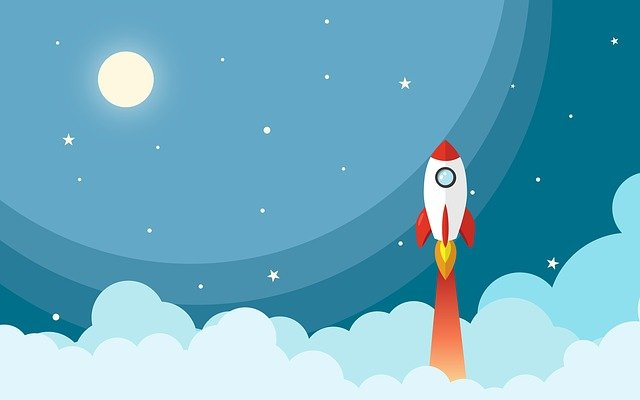
#> input picture poster.jpg, 640 x 400 px
$ python class102.py
#> lines starting #> are read from the running program, lines starting #| are printed output that depends on the picture
import cv2
img = cv2.imread("poster.jpg")
#> img is the input picture: shape (400, 640, 3); mean B, G, R 194.6, 172.6, 108.6
rocket = img[120:360,400:500]
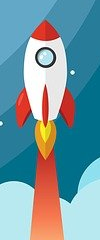
#> rocket: shape (240, 100, 3); mean B, G, R 162.8, 153.2, 118.1
#cv2.imshow("rocket pic",rocket)
img[0:240,300:400]=rocket
texttoshow = "I am learning python"
cv2.putText(img,texttoshow,(20,220),fontFace=cv2.FONT_ITALIC,fontScale=1,color=(0,0,255))
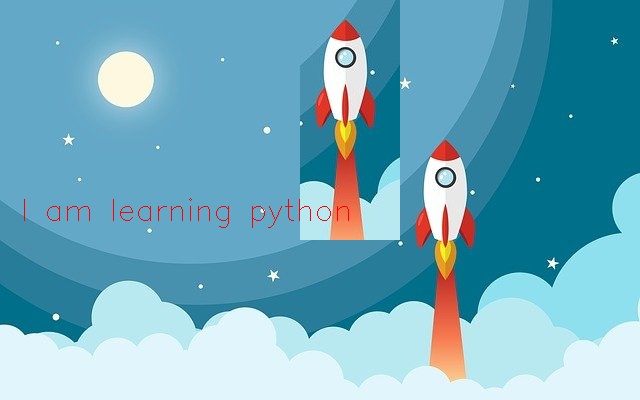
#> img: shape (400, 640, 3); mean B, G, R 190.9, 170.9, 111
cv2.imshow("Output of Poster",img)
cv2.waitKey(10000)
